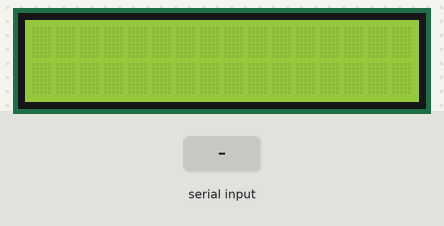
The sketch below on a simulated Arduino Uno, built with avr-gcc and run on an emulated ATmega328P. Shown: 16×2 character LCD. The test bench sets the inputs (shaded band).

Above: at 1.2 s.
1.3 s: "1" received over Serial
At 4.1 s:
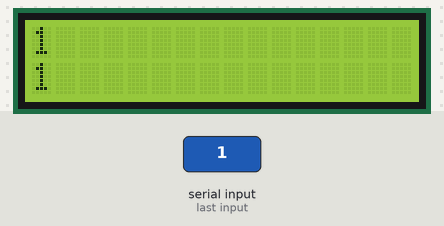
4.3 s: "0" received over Serial
At 6.9 s:
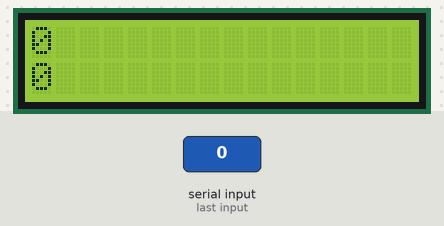
7.3 s: "2" received over Serial
At 10.4 s:
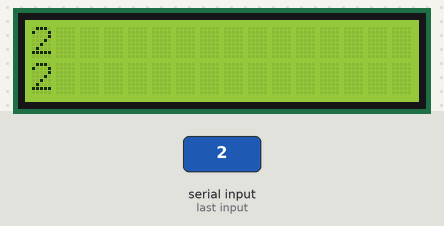
Timing chart, 0 to 11.9 s (numbered marks = the images above; inputs shaded):
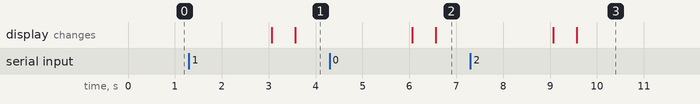

Measured:
- after the input at 1.3 s, the display: first changes after 1.8 s (image 1 shows a later state)
- after the input at 4.3 s, the display: first changes after 1.8 s (image 2 shows a later state)
- after the input at 7.3 s, the display: first changes after 1.8 s (image 3 shows a later state)

The sketch:

lcdScroll.ino
```cpp
/*
    2021 - 06 - 02
    LCD 위아래로 스크롤 효과
    문자열이 깔끔하게 지워지지 않음 clear 를 쓰면 스크롤 느낌이 안남
    by iknam
*/
#include <LiquidCrystal.h>

const int rs = 4, en = 6, d4 = 10, d5 = 11, d6 = 12, d7 = 13;

LiquidCrystal lcd(rs, en, d4, d5, d6, d7);

String strDefault, str[100]; // 나중에 str을 동적할당 하고 싶음
int i, j, k;
int blankPosition, blankPositionNum = 0;

void setup()
{
  Serial.begin(9600);
  lcd.begin(16, 2);
}

void loop()
{
  if (Serial.available() > 0)
  {
      strDefault = Serial.readString();
      //Serial.println(strDefault);
      i = 0;
  }
  do // 문자열들을 공백을 기준으로 쪼갬
  {
    blankPosition = strDefault.indexOf(' ');
    if(blankPosition != -1)
    {
      blankPositionNum++;
      str[i] = strDefault.substring(0, blankPosition);
      strDefault = strDefault.substring(blankPosition+1, strDefault.length());
      i++;
    }
    else
    {
      if(strDefault.length() > 0)
      {
        str[i] = strDefault;
      }
    }
  }
  while(blankPosition >= 0);


 // c에서 strtok를 사용하는 코드
  /*token = strtok(strDefault.c_str(), delim);

  Serial.println(strDefault.c_str());
  for(i = 1; token != NULL; i++)
  {
    str[i] = token;
    token = strtok(NULL, delim);
    Serial.println(str[i]);
  }*/

  for(j = 0; j <= blankPositionNum; j++)
  {
    lcd.setCursor(0,0);
    lcd.print(str[j]);
    delay(500);
    lcd.setCursor(0,1);
    lcd.print(str[j]);
    delay(500);

  }
}
```
